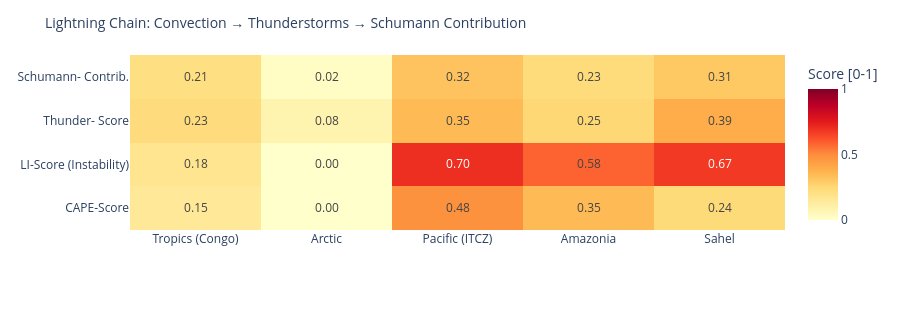

Notebook source saved alongside this figure:
### Code cell
# ============================================================
# LIGHTNING CHAIN: Convection → Thunderstorms → Schumann
# Shows the causal chain per measurement point as heatmap
# ============================================================

def cape_score(v):
    """CAPE → normalized score [0,1]"""
    if v is None or pd.isna(v): return 0.0
    return min(1.0, float(v) / 3000)

def li_score(v):
    """Lifted Index: negative = unstable → score [0,1]"""
    if v is None or pd.isna(v): return 0.3
    return min(1.0, max(0.0, (-float(v) + 6) / 12))

def cloud_score(v):
    if v is None or pd.isna(v): return 0.3
    return float(v) / 100

def thunder_score(row):
    """Kombinierter Gewitterwahrscheinlichkeits-Score
    CAPE + LI + Bedeckung + WMO-Gewitter + konvektiver Niederschlag (showers)
    Hinweis: X-Ray und Kp sind kein Bestandteil – nur geomagn./solarer Kontext.
    """
    cs = cape_score(row.get('cape'))
    ls = li_score(row.get('li'))
    cl = cloud_score(row.get('cloud'))
    t  = 1.0 if row.get('thunderstorm') else 0.0
    # Convective precipitation (showers) as additional indicator
    sh = min(1.0, (row.get('showers') or 0) / 5.0)
    return round(cs * 0.30 + ls * 0.25 + cl * 0.15 + t * 0.20 + sh * 0.10, 3)

def schumann_contribution(t_score, lat):
    """Schumann contribution: higher in tropics (±30°), scaled by thunderstorm score"""
    lat_weight = max(0.3, 1.0 - abs(lat) / 60)
    return round(t_score * lat_weight, 3)

df_atm['cape_score']   = df_atm.apply(lambda r: cape_score(r['cape']), axis=1)
df_atm['li_score']     = df_atm.apply(lambda r: li_score(r['li']),    axis=1)
df_atm['thunder_score']= df_atm.apply(lambda r: thunder_score(r.to_dict()), axis=1)
df_atm['schumann_contribution'] = df_atm.apply(
    lambda r: schumann_contribution(r['thunder_score'], r['lat']), axis=1)

metrics = ['cape_score', 'li_score', 'thunder_score', 'schumann_contribution']
labels  = ['CAPE-Score', 'LI-Score\n(Instability)', 'Thunder-\nScore', 'Schumann-\nContrib.']
z_data  = [df_atm[m].tolist() for m in metrics]

fig = go.Figure(go.Heatmap(
    z=z_data,
    x=df_atm['point'].tolist(),
    y=labels,
    colorscale='YlOrRd',
    zmin=0, zmax=1,
    text=[[f'{v:.2f}' for v in row] for row in z_data],
    texttemplate='%{text}', textfont=dict(size=12),
    colorbar=dict(title='Score [0-1]')
))
fig.update_layout(
    title=dict(text='Lightning Chain: Convection → Thunderstorms → Schumann Contribution', font=dict(size=14)),
    height=310,
    plot_bgcolor='rgba(0,0,0,0)', paper_bgcolor='rgba(0,0,0,0)',
    margin=dict(l=130, r=80, t=55, b=80)
)
fig.show()

### Figure 1 — Plotly figure (JSON) as saved in the notebook; plotly's stock layout.template omitted (floating-point values rounded to 4 significant figures)
{"data": [{"colorbar": {"title": {"text": "Score [0-1]"}}, "colorscale": [[0.0, "rgb(255,255,204)"], [0.125, "rgb(255,237,160)"], [0.25, "rgb(254,217,118)"], [0.375, "rgb(254,178,76)"], [0.5, "rgb(253,141,60)"], [0.625, "rgb(252,78,42)"], [0.75, "rgb(227,26,28)"], [0.875, "rgb(189,0,38)"], [1.0, "rgb(128,0,38)"]], "text": [["0.15", "0.00", "0.48", "0.35", "0.24"], ["0.18", "0.00", "0.70", "0.58", "0.67"], ["0.23", "0.08", "0.35", "0.25", "0.39"], ["0.21", "0.02", "0.32", "0.23", "0.31"]], "textfont": {"size": 12}, "texttemplate": "%{text}", "type": "heatmap", "x": ["Tropics (Congo)", "Arctic", "Pacific (ITCZ)", "Amazonia", "Sahel"], "y": ["CAPE-Score", "LI-Score\n(Instability)", "Thunder-\nScore", "Schumann-\nContrib."], "z": [[0.15, 0.0, 0.4833, 0.35, 0.24], [0.175, 0.0, 0.7, 0.5833, 0.675], [0.23, 0.08, 0.349, 0.254, 0.391], [0.215, 0.024, 0.32, 0.233, 0.306]], "zmax": 1, "zmin": 0}], "layout": {"height": 310, "margin": {"b": 80, "l": 130, "r": 80, "t": 55}, "paper_bgcolor": "rgba(0,0,0,0)", "plot_bgcolor": "rgba(0,0,0,0)", "title": {"font": {"size": 14}, "text": "Lightning Chain: Convection → Thunderstorms → Schumann Contribution"}}}
